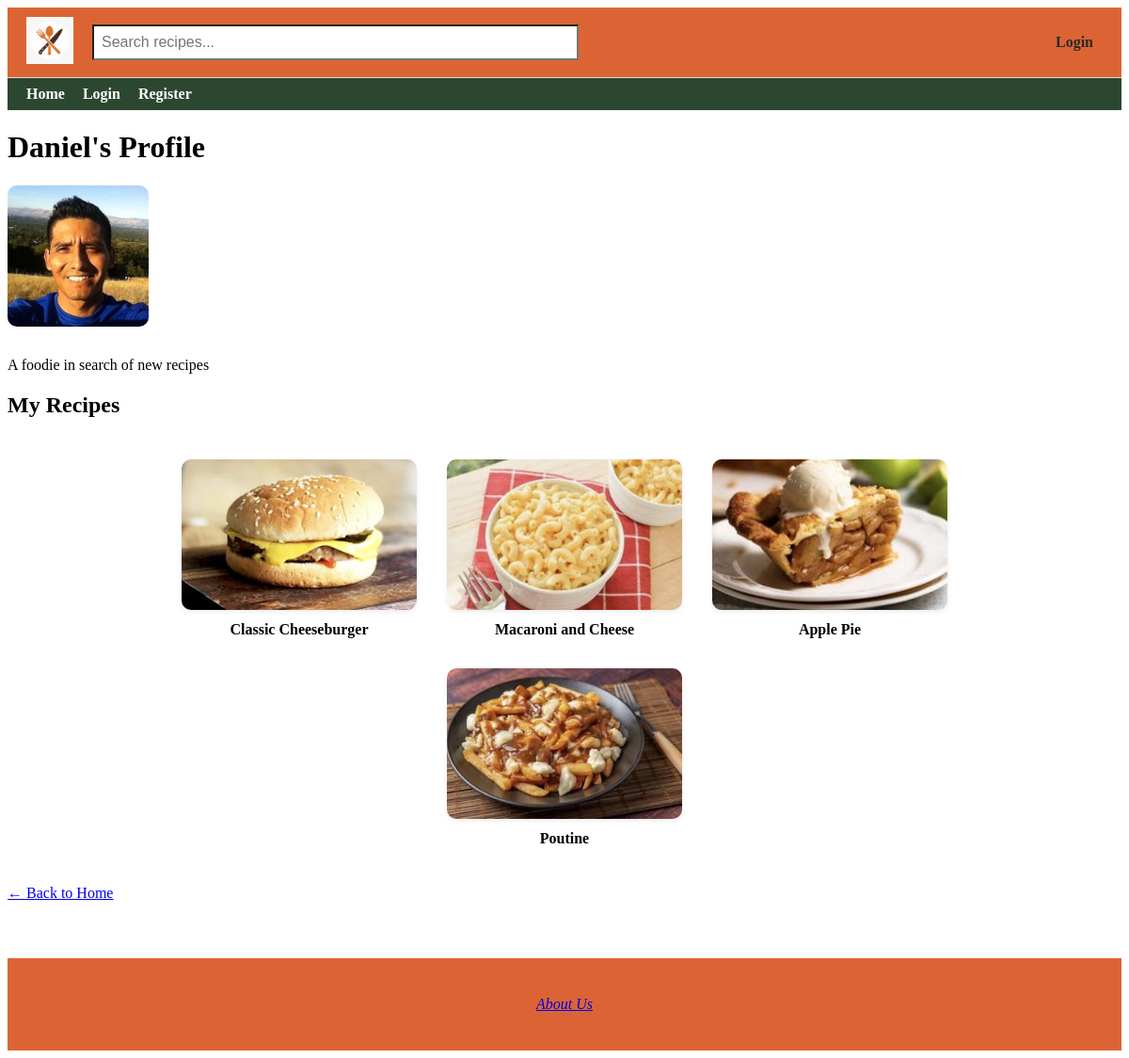
The app's page /profile/1 with its own data.
### app/models.py (models this page shows, shortened)
class User(db.Model, UserMixin):
    id = db.Column(db.Integer, primary_key=True)  # Unique user ID
    username = db.Column(db.String(20), unique=True, nullable=False)  # Username
    email = db.Column(db.String(120), unique=True, nullable=False)  # Email address
    password = db.Column(db.String(60), nullable=False)  # Hashed password
    recipes = db.relationship('Recipe', backref='author', lazy=True, overlaps="user,user_recipes")
    profile = db.relationship('Profile', backref='user', uselist=False)  # Relationship to profile (one-to-one)
    favorites = db.relationship(
        'Recipe',
        secondary=favorites,
        backref=db.backref('favorited_by', lazy='dynamic'),
        lazy='dynamic'
    )

class Profile(db.Model):
    id = db.Column(db.Integer, primary_key=True)
    username = db.Column(db.String(20), unique=True, nullable=False)
    bio = db.Column(db.Text, nullable=True)
    image_filename = db.Column(db.String(120), nullable=True)
    user_id = db.Column(db.Integer, db.ForeignKey('user.id'), nullable=False)

class Recipe(db.Model):
    id = db.Column(db.Integer, primary_key=True)
    title = db.Column(db.String(100), nullable=False)
    description = db.Column(db.Text, nullable=False)
    ingredients = db.Column(db.Text, nullable=True)
    instructions = db.Column(db.Text, nullable=True)
    image_filename = db.Column(db.String(120), nullable=True)
    created = db.Column(db.DateTime, default=get_local_time)
    user_id = db.Column(db.Integer, db.ForeignKey('user.id'), nullable=False)
    rating_sum = db.Column(db.Integer, default=0)
    rating_count = db.Column(db.Integer, default=0)
    user = db.relationship('User', backref=db.backref('user_recipes', lazy=True), overlaps="author,recipes")
    comments = db.relationship('Comment', backref=db.backref('recipe', lazy=True)) #Relationship to comments (one-to-many)
    tags = db.relationship(
        'Tag',
        secondary=recipe_tags,
        backref=db.backref('recipes', lazy='dynamic'),
        lazy='dynamic'
    )

### app/routes.py (the view)
@app.route('/profile/<int:user_id>')
def public_profile(user_id):
    user = User.query.get_or_404(user_id)
    profile = Profile.query.filter_by(user_id=user.id).first()
    recipes = Recipe.query.filter_by(user_id=user.id).all()
    return render_template('public_profile.html', user=user, profile=profile, recipes=recipes)

### app/routes.py (called while the page is built)
@app.context_processor
def inject_user():
    return dict(current_user=current_user)

### app/templates/public_profile.html (shortened to what this page needs)
{% extends "base.html" %}
{% block content %}
<h1>{{ user.username }}'s Profile</h1>
{% set profile_img = profile.image_filename if profile and profile.image_filename else 'default_profile.png' %}
<img src="{{ url_for('static', filename='uploads/' + profile_img) }}"
     alt="User profile image"
     style="width: 150px; height: 150px; object-fit: cover; border-radius: 10px; margin-bottom: 12px;">
{% if profile and profile.bio %}
    <p>{{ profile.bio }}</p>
{% else %}
    <p>This user has not added a profile description yet.</p>
{% endif %}
<h2>My Recipes</h2>
{% set colors = ['#FF6B6B', '#6BCB77', '#4D96FF', '#FFC75F', '#F9F871', '#A393EB', '#FF9671', '#00C9A7', '#D65DB1', '#845EC2'] %}
{% if recipes %}
    <div class="recipe-grid">
        {% for recipe in recipes %}
            {% set has_image = recipe.image_filename is not none %}
            {% set color = colors[recipe.id % colors|length] %}
            <a href="{{ url_for('recipe_details', id=recipe.id) }}"
               class="recipe-card {% if has_image %}has-image{% endif %}">
                <div class="recipe-card-box"
                     style="background-color: {% if not has_image %}{{ color }}{% else %}transparent{% endif %};">
                    {% if has_image %}
                        <img src="{{ url_for('static', filename='uploads/' + recipe.image_filename) }}"
                             alt="{{ recipe.title }}">
                    {% endif %}
                </div>
                <div class="recipe-title">{{ recipe.title }}</div>
            </a>
        {% endfor %}
    </div>
{% else %}
    <p>This user hasn't created any recipes yet.</p>
{% endif %}
<p><a href="{{ url_for('home') }}">← Back to Home</a></p>
{% endblock %}

### app/templates/public_profile.html (style rules this page uses)
.recipe-grid { display: flex; flex-wrap: wrap; justify-content: center; gap: 32px; padding: 24px 0; max-width: 1000px; margin: 0 auto; }
.recipe-card { width: 250px; text-decoration: none; color: inherit; display: flex; flex-direction: column; align-items: center; }
.recipe-card-box { width: 100%; height: 160px; border-radius: 10px; overflow: hidden; box-shadow: 0 2px 5px rgba(0, 0, 0, 0.08); transition: transform 0.2s ease, box-shadow 0.2s ease; }
.recipe-card img { width: 100%; height: 100%; object-fit: cover; display: block; }
.recipe-title { margin-top: 12px; font-weight: bold; font-size: 1em; text-align: center; }

### records on screen
User: username "Daniel"
Profile: image_filename (picture), bio "A foodie in search of new recipes"
Recipe: image_filename (picture), title "Classic Cheeseburger"
Recipe: image_filename (picture), title "Macaroni and Cheese"
Recipe: image_filename (picture), title "Apple Pie"
Recipe: image_filename+title (picture), title "Poutine"
